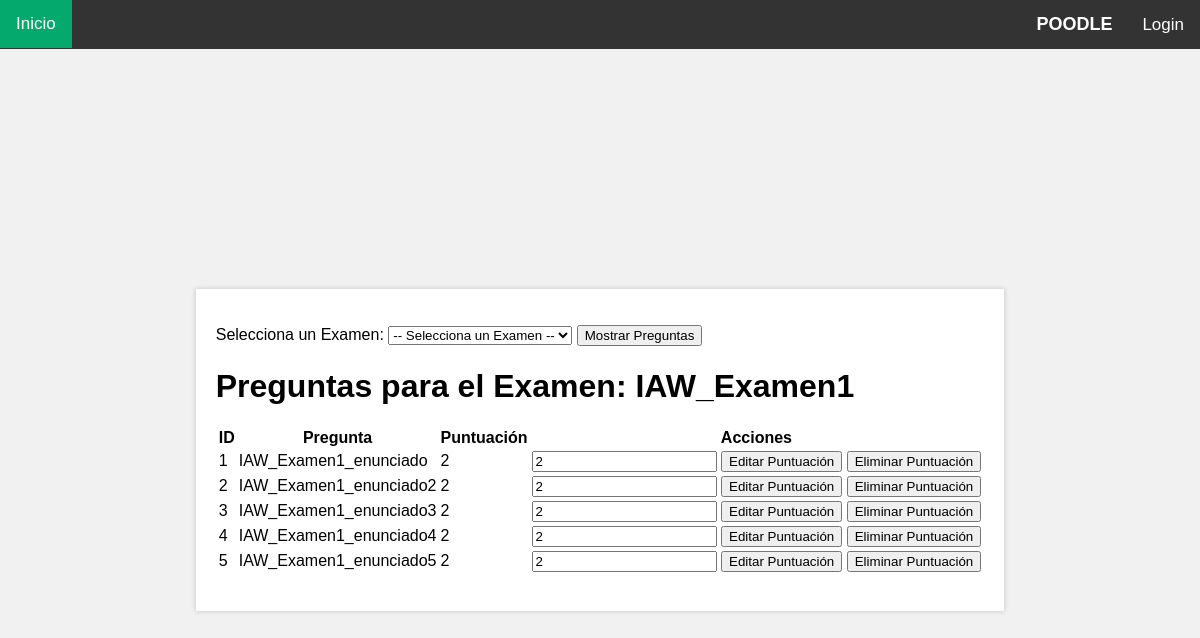
The app's page /editar_pregunta.php?examen=1 with its own data.
### tables this page shows
CREATE TABLE `examenes` (
  `id` int(11) NOT NULL,
  `titulo` text DEFAULT NULL,
  `grupo` int(11) DEFAULT NULL,
  `fk_categoria` int(11) DEFAULT NULL,
  `puntuacionTotal` int(11) DEFAULT NULL,
  `borrado` tinyint(1) DEFAULT NULL,
  `creador` varchar(40) DEFAULT NULL
);

CREATE TABLE `preguntas_examenes` (
  `examen` int(11) NOT NULL,
  `pregunta` int(11) NOT NULL,
  `puntuacion` int(11) DEFAULT NULL
);

CREATE TABLE `pregunta` (
  `id` int(11) NOT NULL,
  `enunciado` text DEFAULT NULL,
  `respuestaA` text DEFAULT NULL,
  `respuestaB` text DEFAULT NULL,
  `respuestaC` text DEFAULT NULL,
  `respuestaD` text DEFAULT NULL,
  `categoria` int(11) DEFAULT NULL
);

### editar_pregunta.php (the view, shortened to what this page needs)
<!DOCTYPE html>
<html lang="en">
<head>
  <link rel="stylesheet" href="style.css">
</head>
<body>
  <?php require './navbar.php'; ?>
  <div class="content">
    <p>
    <?php
    $conn = getconn();
function sanitize($input) {
    global $conn;
    $input = trim($input);
    $input = stripslashes($input);
    $input = htmlspecialchars($input);
    $input = mysqli_real_escape_string($conn, $input);
    return $input;
}
$examsQuery = "SELECT id, titulo FROM examenes";
$examsResult = mysqli_query($conn, $examsQuery);
if (mysqli_num_rows($examsResult) > 0) {
    echo "<form method='GET' action=''>
        <label for='examen'>Selecciona un Examen:</label>
        <select name='examen' id='examen'>
            <option value=''>-- Selecciona un Examen --</option>";
    echo "</select>
        <button type='submit'>Mostrar Preguntas</button>
    </form>";
    if ($_SERVER['REQUEST_METHOD'] === 'GET' && isset($_GET['examen'])) {
        $examenId = sanitize($_GET['examen']);
        $examQuery = "SELECT * FROM examenes WHERE id = $examenId";
        $examResult = mysqli_query($conn, $examQuery);
        if (mysqli_num_rows($examResult) > 0) {
            $examRow = mysqli_fetch_assoc($examResult);
            $examTitle = $examRow['titulo'];
            $questionsQuery = "SELECT p.id, p.enunciado, pe.puntuacion
                FROM pregunta p
                INNER JOIN preguntas_examenes pe ON p.id = pe.pregunta
                WHERE pe.examen = $examenId";
            $questionsResult = mysqli_query($conn, $questionsQuery);
            echo "<h1>Preguntas para el Examen: $examTitle</h1>";
            if (mysqli_num_rows($questionsResult) > 0) {
                echo "<table>
                    <tr>
                        <th>ID</th>
                        <th>Pregunta</th>
                        <th>Puntuación</th>
                        <th>Acciones</th>
                    </tr>";
                while ($questionRow = mysqli_fetch_assoc($questionsResult)) {
                    $questionId = $questionRow['id'];
                    $questionEnunciado = $questionRow['enunciado'];
                    $questionPuntuacion = $questionRow['puntuacion'];
                    echo "<tr>
                        <td>$questionId</td>
                        <td>$questionEnunciado</td>
                        <td>$questionPuntuacion</td>
                        <td>
                            <form method='POST' action=''>
                                <input type='hidden' name='question_id' value='$questionId'>
                                <input type='number' name='score' value='$questionPuntuacion'>
                                <button type='submit' name='edit_score'>Editar Puntuación</button>
                                <button type='submit' name='delete_score'>Eliminar Puntuación</button>
                            </form>
                        </td>
                    </tr>";
                }
                echo "</table>";
            } else {
                echo "No se encontraron preguntas para este examen.";
            }
        } else {
            echo "Examen no encontrado.";
        }
    }
} else {
    echo "No se encontraron exámenes.";
}
?>
    </p>
  </div>
</body>
</html>

### style.css (style rules this page uses)
body { font-family: Verdana, sans-serif; display: flex; justify-content: center; align-items: center; height: 100vh; margin: 0; background-color: #f1f1f1; padding-top: 50px; }
.content { padding: 20px; background-color: white; max-width: 100%; box-shadow: 0 0 5px rgba(0, 0, 0, 0.2); }

### records on screen
examenes: titulo "IAW_Examen1"
preguntas_examenes: pregunta "1", pregunta.enunciado "IAW_Examen1_enunciado", puntuacion "2", score "2"
preguntas_examenes: pregunta "2", pregunta.enunciado "IAW_Examen1_enunciado2", puntuacion "2", score "2"
preguntas_examenes: pregunta "3", pregunta.enunciado "IAW_Examen1_enunciado3", puntuacion "2", score "2"
preguntas_examenes: pregunta "4", pregunta.enunciado "IAW_Examen1_enunciado4", puntuacion "2", score "2"
preguntas_examenes: pregunta "5", pregunta.enunciado "IAW_Examen1_enunciado5", puntuacion "2", score "2"
